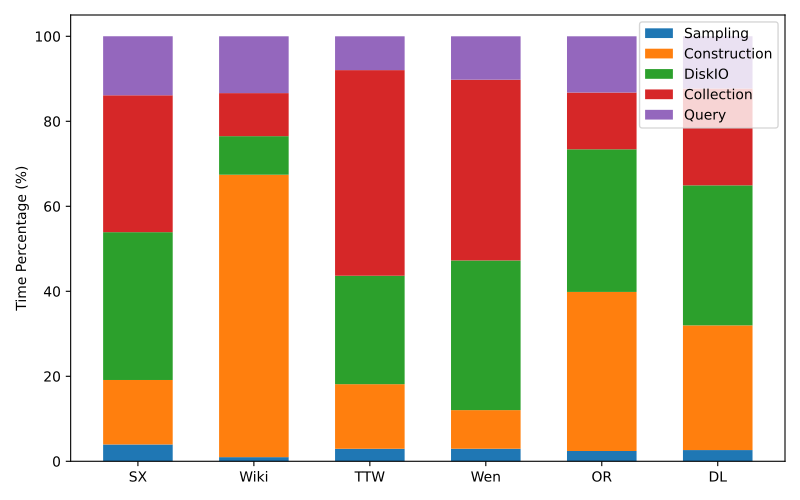

The script that saved this image:
import matplotlib.pyplot as plt
import numpy as np

# 数据定义
datasets = ["SX", "Wiki", "TTW", "Wen", "OR", "DL"]
sampling = [3.96, 0.97, 2.94, 2.95, 2.42, 2.64]
construction = [15.17, 66.46, 15.20, 9.09, 37.43, 29.34]
diskio = [34.78, 9.07, 25.52, 35.22, 33.56, 32.95]
collection = [32.21, 10.13, 48.38, 42.53, 13.36, 22.79]
query = [13.89, 13.37, 7.96, 10.21, 13.23, 12.29]

# 设置柱状图参数
ind = np.arange(len(datasets))
width = 0.6

# 绘图
fig, ax = plt.subplots(figsize=(8, 5))
p1 = ax.bar(ind, sampling, width)
p2 = ax.bar(ind, construction, width, bottom=sampling)
p3 = ax.bar(ind, diskio, width, bottom=np.array(sampling)+np.array(construction))
p4 = ax.bar(ind, collection, width, bottom=np.array(sampling)+np.array(construction)+np.array(diskio))
p5 = ax.bar(ind, query, width, bottom=np.array(sampling)+np.array(construction)+np.array(diskio)+np.array(collection))

# 设置标签
ax.set_xticks(ind)
ax.set_xticklabels(datasets)
ax.set_ylabel('Time Percentage (%)')
ax.set_xlabel('')
ax.set_title('')  # 无标题
ax.legend((p1[0], p2[0], p3[0], p4[0], p5[0]), ('Sampling', 'Construction', 'DiskIO', 'Collection', 'Query'))

# 保存为 PDF
plt.tight_layout()
plt.savefig("Overhead.pdf")
plt.close()
print("✅ PDF saved as 'stacked_bar_chart.pdf'")
